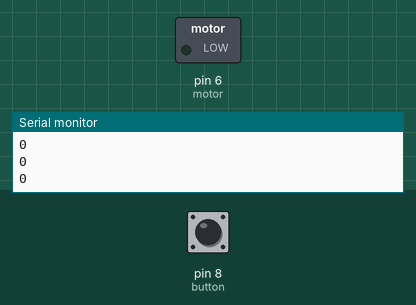
Bench run of a sketch on a simulated Arduino Uno, built with avr-gcc and run on an emulated ATmega328P. Parts: switched loads named in the sketch (green lamp = pin HIGH), the last lines printed to the serial monitor. The test bench sets the inputs (shaded band); at power-on: pin 8 (button) LOW.

Above: at 1.2 s.
1.3 s: pin 8 (button) pulled HIGH for 3.2 s
At 4.9 s:
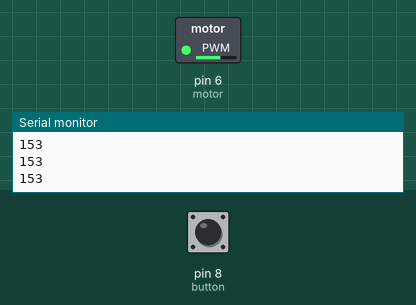
6.0 s: pin 8 (button) pulled HIGH for 0.15 s
At 6.3 s:
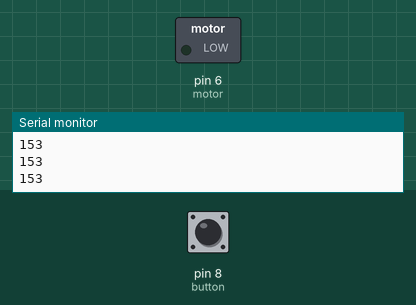
7.6 s: pin 8 (button) pulled HIGH for 1 s
At 9.0 s:
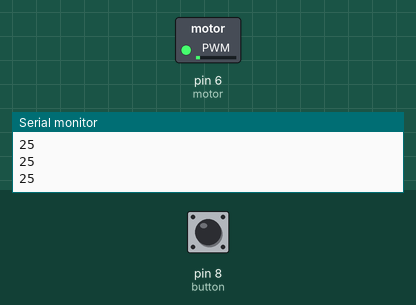
10.1 s: pin 8 (button) driven HIGH
At 11.5 s:
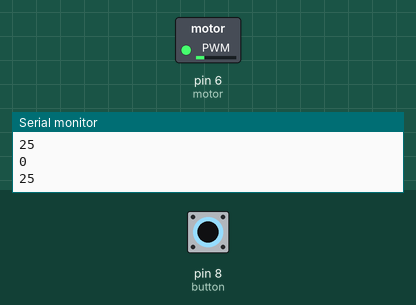
13.1 s: pin 8 (button) driven LOW
At 13.8 s:
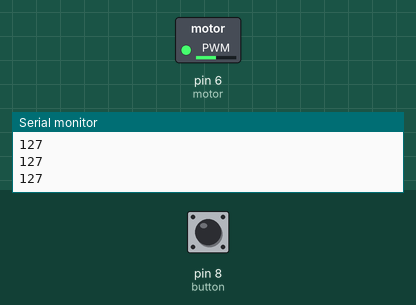
Timing chart, 0 to 15.6 s (numbered marks = the images above; inputs shaded):
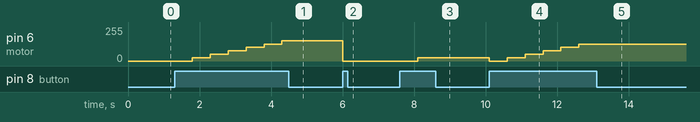

The sketch:

dong_co_encoder.ino
```cpp
const int motor = 6;    // khai báo chân PWM điều khiển motor
const int button = 8;   // khai báo chân đọc nút bấm
boolean oldState = 0;   // trạng thái của nút bấm
int time;               // biến lưu thời gian
boolean state = 0;
int speedMotor = 0;     // biến lưu giữ tốc độ của motor

void setup() {
  Serial.begin(9600);   // giao tiếp Serial với 9600 baudrate.
  pinMode(motor,OUTPUT);
  pinMode(button,INPUT);
}

void loop() {
  if (digitalRead(button) != oldState) {  // kiểm tra thay đổi trạng thái nút bấm
    time = millis();    // reset lại bộ timer khi nút bấm thay đổi trạng thái
  }

  state = digitalRead(button);      // đọc giá trị nút bấm
  int duration = millis() - time;   // đo thời gian duy trì trạng thái hiện tại
  duration = constrain(duration,0,5000);   // 0 <= duration <= 5000 ms.
  if (state == 1) {   //nếu đang nhấn nút
      speedMotor = map(duration,0,5000,0,255);
      analogWrite(motor,speedMotor);  // xuất xung PWM để điều khiển tốc độ motor
                                      // duty cycle càng lớn thì motor quay càng nhanh
       delay(500);
  }

  Serial.println(speedMotor);  // in ra Serial monitor giá trị tốc độ
  oldState = state;            // cập nhật trạng thái nút bấm.
}
```

Measured:
- after the input at 1.3 s, pin 6 (motor): moves from 0/255 to 153/255 over 2.5 s, starting after 0.50 s
- after the input at 6.0 s, pin 6 (motor): 153/255 → 0/255 at once
- after the input at 7.6 s, pin 6 (motor): 0/255 → 25/255 after 0.50 s
- after the input at 10.1 s, pin 6 (motor): 25/255 → 0/255 at once, → 25/255 0.50 s later, → 51/255 0.50 s later, → 76/255 0.50 s later, … (6 changes in this stretch)
- after the input at 13.1 s, pin 6 (motor): stays 127/255 (without the input it goes to 153/255 after 0.00 s)
